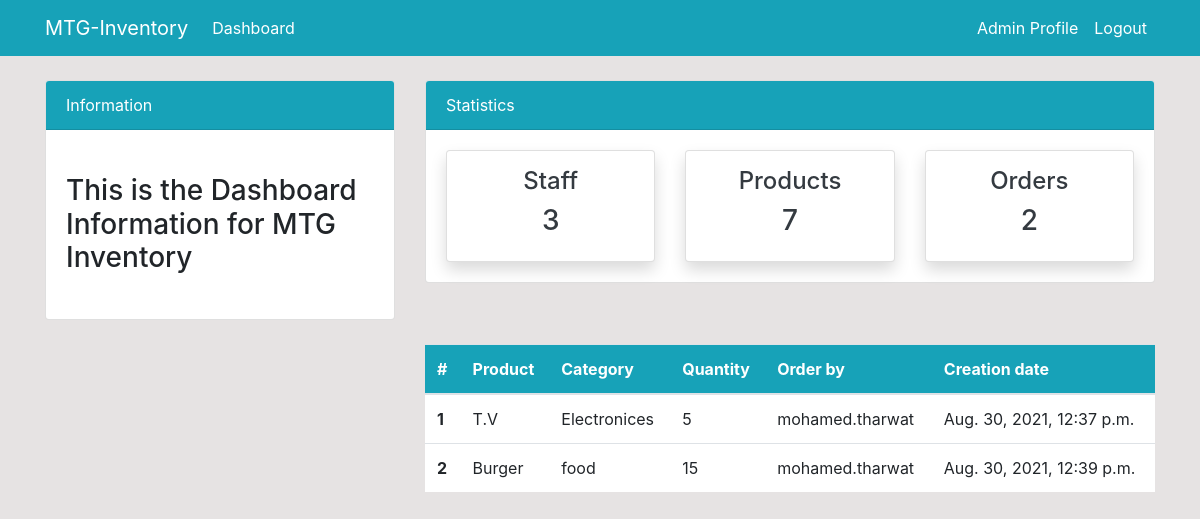
Before: /dashboard/order/ (signed in) with the older database file.
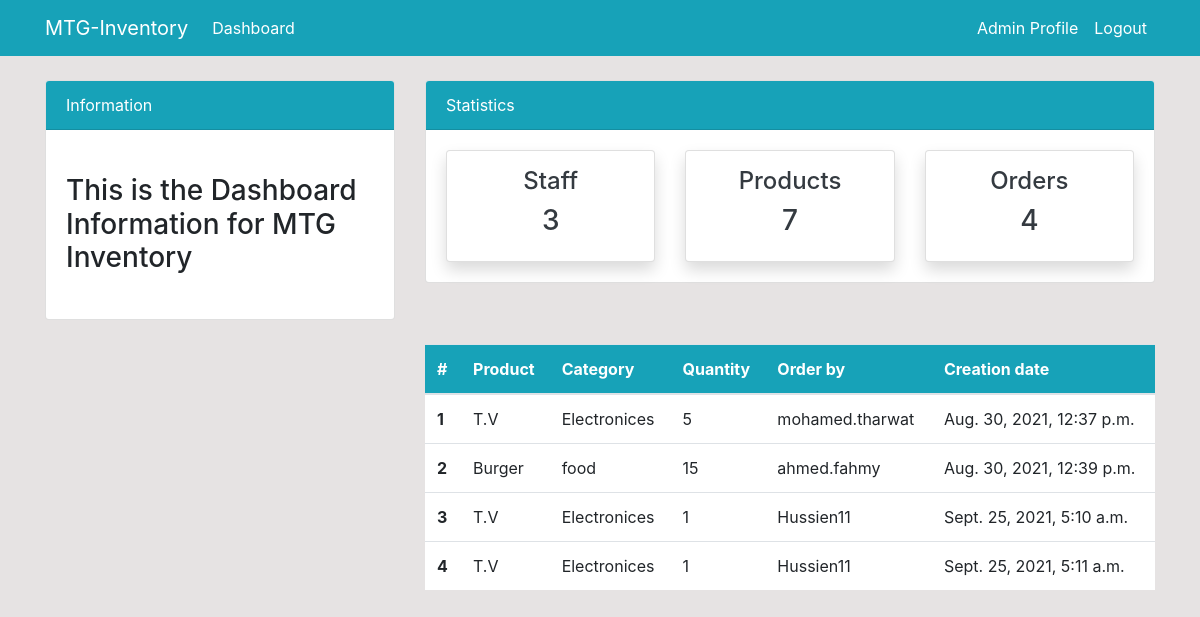
After: the same page with the newer database file.
### homepage/models.py (models this page shows, shortened)
class Order(models.Model):
    product = models.ForeignKey(Product, on_delete=models.CASCADE, null=True)
    staff = models.ForeignKey(User, models.CASCADE, default=True)
    order_quantity = models.PositiveIntegerField(default=1)
    date = models.DateTimeField(auto_now_add=True)
    class Meta:
        verbose_name_plural='Order ---'

class Product (models.Model):
    name = models.CharField(max_length=200, null=True)
    category = models.CharField(max_length=20, choices=CATEGORY, null=True)
    quantity = models.PositiveIntegerField(null=True)
    class Meta:
        verbose_name_plural = 'Product ***'

### homepage/views.py (the view)
# urls.py: path('order/',views.orders,name='dashboard_orders'),
@login_required
def orders(request):
    allOrders=Order.objects.all()
    staffsCounts=User.objects.count()
    productsCounts=Product.objects.count()
    ordersCounts=Order.objects.count()
    context={
        'allOrders':allOrders,
        'staffsCounts':staffsCounts,
        'productsCounts':productsCounts,
        'ordersCounts':ordersCounts,
    }
    return render(request, 'dashboard/orders.html', context)

### templates/dashboard/orders.html (shortened to what this page needs)
{% extends 'partials/base.html'%}
{% block content %}
{% include 'partials/topnav.html' %}
    <div class="container">
        <div class="row my-4">
            <div class="col-md-4">
            </div>
            <div class="col-md-8">
                <table class="table bg-white">
                    <thead class="bg-info">
                        <tr class="text-white">
                            <th scope="col">#</th>
                            <th scope="col">Product</th>
                            <th scope="col">Category</th>
                            <th scope="col">Quantity</th>
                            <th scope="col">Order by</th>
                            <th scope="col">Creation date</th>
                        </tr>
                    </thead>
                    <tbody>
                        {% for allOrder in allOrders %}
                        <tr>
                            <th scope="row">{{allOrder.id}}</th>
                            <td>{{allOrder.product.name}}</td>
                            <td>{{allOrder.product.category}}</td>
                            <td>{{allOrder.order_quantity}}</td>
                            <td>{{allOrder.staff.username}}</td>
                            <td>{{allOrder.date}}</td>
                        </tr>
                        {% endfor %}
                    </tbody>
                </table>
            </div>
        </div>
    </div>
{% endblock %}

Changed rows visible on the page:
changed Order "Burger": staff.username "mohamed.tharwat" → "ahmed.fahmy"
added Order: id "3", product.name "T.V", product.category "Electronices", order_quantity "1", staff.username "Hussien11", date "Sept. 25, 2021, 5:10 a.m."
added Order: id "4", product.name "T.V", product.category "Electronices", order_quantity "1", staff.username "Hussien11", date "Sept. 25, 2021, 5:11 a.m."
Other visible differences:
{{ ordersCounts }}: "2" → "4"
